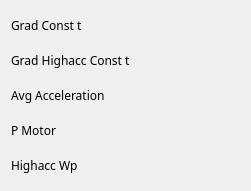
     <widget class="QWidget" name="formLayoutWidget_8">
      <property name="geometry">
       <rect>
        <x>1030</x>
        <y>140</y>
        <width>251</width>
        <height>175</height>
       </rect>
      </property>
      <layout class="QFormLayout" name="formLayout_8">
       <item row="2" column="0">
        <widget class="QLabel" name="label_67">
         <property name="minimumSize">
          <size>
           <width>145</width>
           <height>29</height>
          </size>
         </property>
         <property name="maximumSize">
          <size>
           <width>112</width>
           <height>29</height>
          </size>
         </property>
         <property name="font">
          <font>
           <family>Biryani</family>
          </font>
         </property>
         <property name="text">
          <string>Avg Acceleration</string>
         </property>
        </widget>
       </item>
       <item row="2" column="1">
        <widget class="QLabel" name="output_avg_accel">
         <property name="minimumSize">
          <size>
           <width>77</width>
           <height>24</height>
          </size>
         </property>
         <property name="maximumSize">
          <size>
           <width>77</width>
           <height>24</height>
          </size>
         </property>
         <property name="font">
          <font>
           <family>MS Shell Dlg 2</family>
          </font>
         </property>
         <property name="frameShape">
          <enum>QFrame::NoFrame</enum>
         </property>
         <property name="text">
          <string/>
         </property>
        </widget>
       </item>
       <item row="3" column="0">
        <widget class="QLabel" name="label_68">
         <property name="minimumSize">
          <size>
           <width>112</width>
           <height>29</height>
          </size>
         </property>
         <property name="maximumSize">
          <size>
           <width>112</width>
           <height>29</height>
          </size>
         </property>
         <property name="font">
          <font>
           <family>Biryani</family>
          </font>
         </property>
         <property name="text">
          <string>P Motor</string>
         </property>
        </widget>
       </item>
       <item row="3" column="1">
        <widget class="QLabel" name="output_p_motor">
         <property name="minimumSize">
          <size>
           <width>77</width>
           <height>24</height>
          </size>
         </property>
         <property name="maximumSize">
          <size>
           <width>77</width>
           <height>24</height>
          </size>
         </property>
         <property name="font">
          <font>
           <family>MS Shell Dlg 2</family>
          </font>
         </property>
         <property name="frameShape">
          <enum>QFrame::NoFrame</enum>
         </property>
         <property name="text">
          <string/>
         </property>
        </widget>
       </item>
       <item row="4" column="1">
        <widget class="QLabel" name="output_highacc_wp">
         <property name="minimumSize">
          <size>
           <width>77</width>
           <height>24</height>
          </size>
         </property>
         <property name="maximumSize">
          <size>
           <width>77</width>
           <height>24</height>
          </size>
         </property>
         <property name="font">
          <font>
           <family>MS Shell Dlg 2</family>
          </font>
         </property>
         <property name="frameShape">
          <enum>QFrame::NoFrame</enum>
         </property>
         <property name="text">
          <string/>
         </property>
        </widget>
       </item>
       <item row="1" column="0">
        <widget class="QLabel" name="label_71">
         <property name="minimumSize">
          <size>
           <width>145</width>
           <height>29</height>
          </size>
         </property>
         <property name="maximumSize">
          <size>
           <width>112</width>
           <height>29</height>
          </size>
         </property>
         <property name="font">
          <font>
           <family>Biryani</family>
          </font>
         </property>
         <property name="text">
          <string>Grad Highacc Const t</string>
         </property>
        </widget>
       </item>
       <item row="1" column="1">
        <widget class="QLabel" name="output_grad_highacc_const_t">
         <property name="minimumSize">
          <size>
           <width>77</width>
           <height>24</height>
          </size>
         </property>
         <property name="maximumSize">
          <size>
           <width>77</width>
           <height>24</height>
          </size>
         </property>
         <property name="font">
          <font>
           <family>MS Shell Dlg 2</family>
          </font>
         </property>
         <property name="frameShape">
          <enum>QFrame::NoFrame</enum>
         </property>
         <property name="text">
          <string/>
         </property>
        </widget>
       </item>
       <item row="0" column="0">
        <widget class="QLabel" name="label_70">
         <property name="minimumSize">
          <size>
           <width>145</width>
           <height>29</height>
          </size>
         </property>
         <property name="maximumSize">
          <size>
           <width>112</width>
           <height>29</height>
          </size>
         </property>
         <property name="font">
          <font>
           <family>Biryani</family>
          </font>
         </property>
         <property name="text">
          <string>Grad Const t</string>
         </property>
        </widget>
       </item>
       <item row="0" column="1">
        <widget class="QLabel" name="output_grad_const_t">
         <property name="minimumSize">
          <size>
           <width>77</width>
           <height>24</height>
          </size>
         </property>
         <property name="maximumSize">
          <size>
           <width>77</width>
           <height>24</height>
          </size>
         </property>
         <property name="font">
          <font>
           <family>MS Shell Dlg 2</family>
          </font>
         </property>
         <property name="frameShape">
          <enum>QFrame::NoFrame</enum>
         </property>
         <property name="text">
          <string/>
         </property>
        </widget>
       </item>
       <item row="4" column="0">
        <widget class="QLabel" name="label_69">
         <property name="minimumSize">
          <size>
           <width>112</width>
           <height>29</height>
          </size>
         </property>
         <property name="maximumSize">
          <size>
           <width>112</width>
           <height>29</height>
          </size>
         </property>
         <property name="font">
          <font>
           <family>Biryani</family>
          </font>
         </property>
         <property name="text">
          <string>Highacc Wp</string>
         </property>
        </widget>
       </item>
      </layout>
     </widget>
